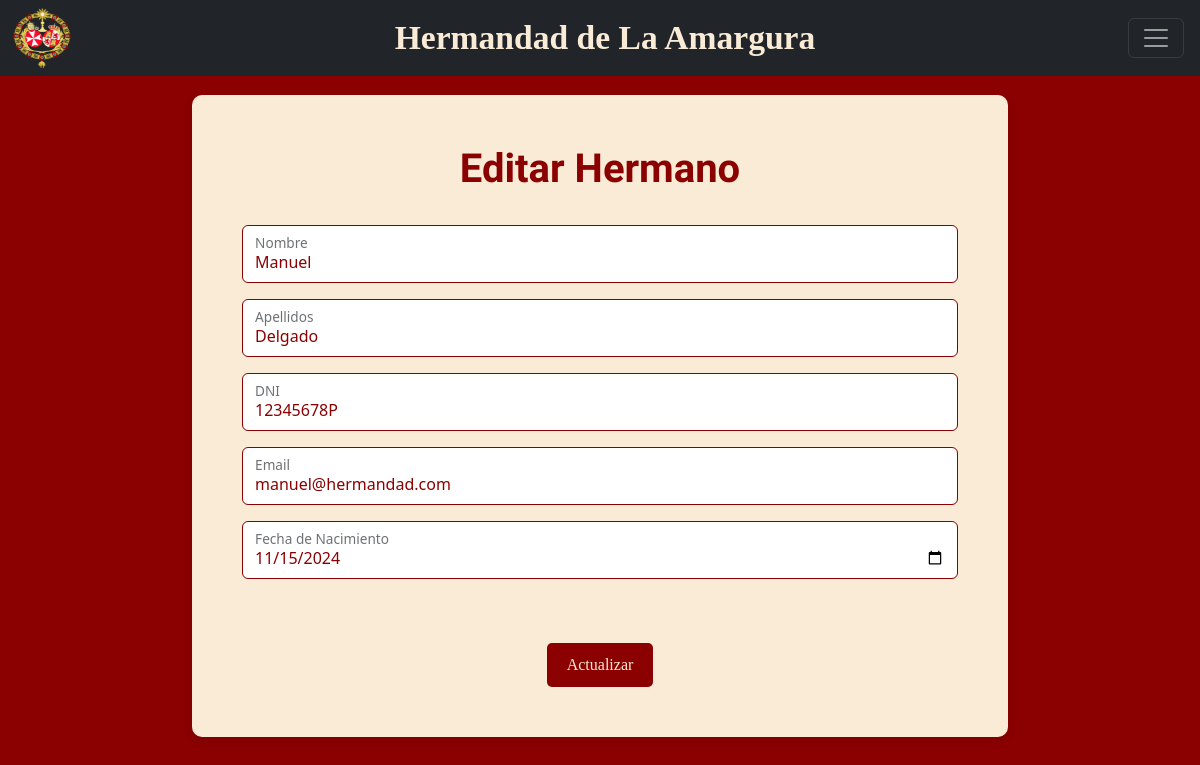
The page /hermandad/hermanos/8 (signed in) on the database its author committed.
### hermandapp/models.py (models this page shows, shortened)
class Hermano(models.Model):
    nombre = models.CharField(max_length=250)
    apellidos = models.CharField(max_length=250)
    dni = models.CharField(max_length=9)
    mail = models.EmailField()
    fecha_nacimiento = models.DateTimeField()
    telefono = models.CharField(max_length=15, null=True)

### hermandapp/views.py (the view)
# urls.py: path('hermanos/<int:id>', crear_editar, name='hermanos_gestion'),
@user_passes_test(es_admin)
def crear_editar(request, id):
    if id != 0:
        hermano = get_object_or_404(Hermano, id=id)  # Si existe, lo obtenemos
    else:
        hermano = None  # Si no, es un nuevo hermano
    if request.method == "POST":
        form = HermanoForm(request.POST, instance=hermano)
        if form.is_valid():
            form.save()
            return redirect('hermanos')  # Cambia a la vista que prefieras
        else:
            return render(request, 'formulario_hermanos.html', {'form': form})
    else:
        form = HermanoForm(instance=hermano)
    return render(request, 'formulario_hermanos.html', {'form': form})

### hermandapp/forms.py
class HermanoForm(forms.ModelForm):
    class Meta:
        model = Hermano
        fields = ['nombre', 'apellidos', 'dni', 'mail', 'fecha_nacimiento']
        widgets = {
            'nombre': forms.TextInput(attrs={'class': 'form-control', 'placeholder': 'Nombre', 'id': 'inputnombre'}),
            'apellidos': forms.TextInput(
                attrs={'class': 'form-control', 'placeholder': 'Apellidos', 'id': 'inputapellidos'}),
            'dni': forms.TextInput(attrs={'class': 'form-control', 'placeholder': 'DNI', 'id': 'inputdni'}),
            'mail': forms.EmailInput(
                attrs={'class': 'form-control', 'placeholder': 'Correo electrónico', 'id': 'floatingInput'}),
            'fecha_nacimiento': forms.DateInput(
                attrs={'class': 'form-control', 'type': 'date-local', 'id': 'inputfechaNacimiento'}),
        }

### hermandapp/views.py (called while the page is built)
def es_admin(user):
    if not user.is_authenticated or not user.rol == 'admin':
        raise PermissionDenied
    return True

### templates/formulario_hermanos.html (shortened to what this page needs)
{% extends 'base.html' %}
{% load bootstrap_icons %}
{% block content %}
    <h1>
        {% if form.instance.pk %}
            Editar
        {% else %}
            Crear
        {% endif %}
        Hermano
    </h1>
    <br>
    <form method="POST">
        <div class="form-floating mb-3">
            {{ form.nombre }}
            <label for="inputnombre">{% bs_icon 'person' %} Nombre</label>
        </div>
        <div class="form-floating mb-3">
            {{ form.apellidos }}
            <label for="inputapellidos">{% bs_icon 'person-circle' %} Apellidos</label>
        </div>
        <div class="form-floating mb-3">
            {{ form.dni }}
            <label for="inputdni">{% bs_icon 'person-vcard' %} DNI</label>
        </div>
        <div class="form-floating mb-3">
            {{ form.mail }}
            <label for="floatingInput">{% bs_icon 'envelope' %} Email</label>
        </div>
        <div class="form-floating mb-3">
            <input type="date" class="form-control" id="inputfechaNacimiento"
                   name="{{ form.fecha_nacimiento.name }}"
                   value="{{ form.fecha_nacimiento.value|default:''|date:'Y-m-d' }}">
            <label for="inputfechaNacimiento">{% bs_icon 'calendar' %} Fecha de Nacimiento</label>
        </div>
        <br>
        <br>
        <button type="submit" class="btn-amargura">
            {% if form.instance.pk %}Actualizar{% else %}Guardar{% endif %}
        </button>
        <br>
    </form>
{% endblock %}

### static/css/global.css (style rules this page uses)
h1 { font-family: 'Dancing Script', cursive; font-size: 2.5rem; font-weight: 700; text-align: center; color: darkred; }
.btn-amargura { background-color: darkred; color: antiquewhite; padding: 10px 20px; border-radius: 5px; font-family: 'Cinzel', serif; font-size: 16px; border: none; cursor: pointer; transition: background 0.3s; }
form label { color: darkred; }
.form-control { background-color: white !important; border: 1px solid darkred; color: darkred; }
input[type="date"] { color: darkred; }

### rows shown on the page
Hermano: nombre "Manuel", apellidos "Delgado", dni "12345678P", mail "manuel@hermandad.com"
